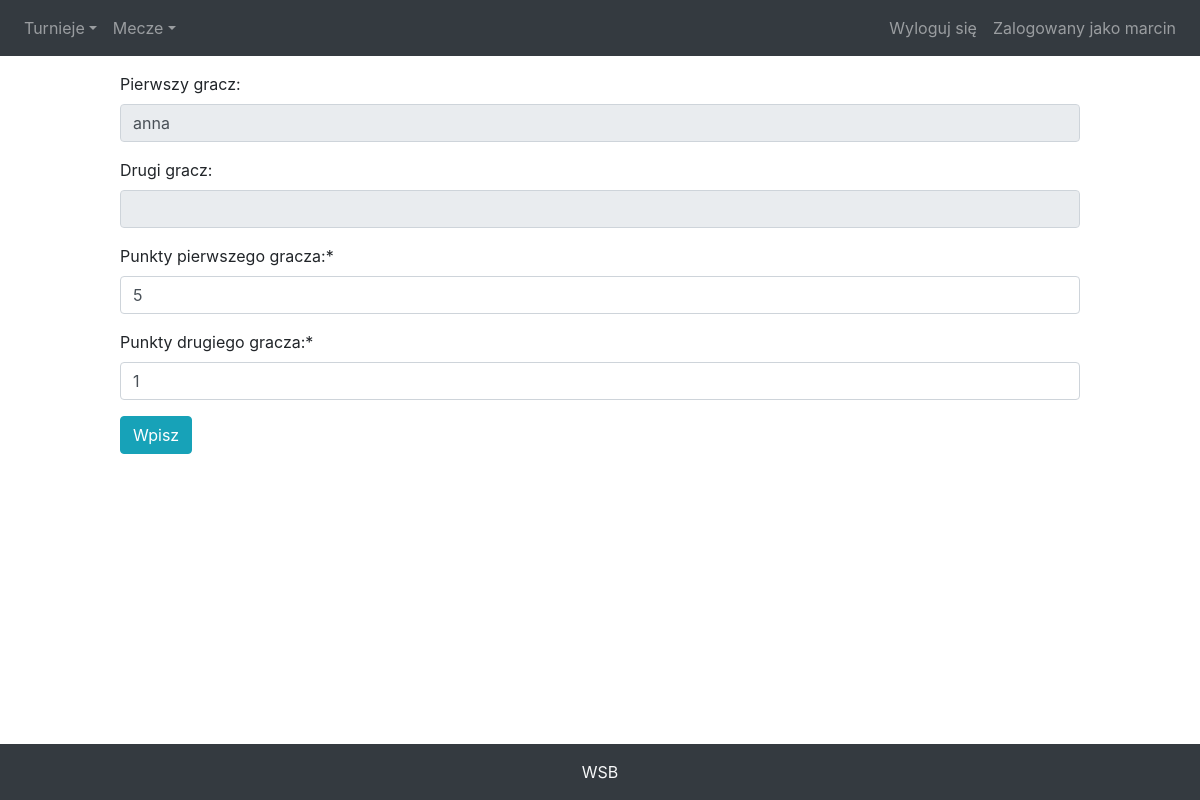
The page /turnieje/games/219/update (signed in) on the database its author committed.
### turnieje/models/games_model.py (models this page shows)
class Games(models.Model):
    id = models.AutoField(db_index=True, primary_key=True)
    tournament = models.ForeignKey(Tournaments, on_delete=models.CASCADE)
    round = models.IntegerField(null=True)
    first_player = models.CharField(max_length=50, null=True)
    first_player_score = models.IntegerField(null=True)
    second_player = models.CharField(max_length=50, null=True)
    second_player_score = models.IntegerField(null=True)
    nr = models.IntegerField(null=True)

### turnieje/views/games_view.py (the view, shortened to what this page needs)
# urls.py: path('games/<int:pk>/update', GamesUpdateView.as_view(), name="games_update"),
class GamesUpdateView(UpdateView):
    model = Games
    form_class = GamesUpdateForm
    success_url = reverse_lazy('games_show')

### turnieje/forms/games_update_form.py
class GamesUpdateForm(ModelForm):
    def __init__(self, *args, **kwargs):
        super(GamesUpdateForm, self).__init__(*args, **kwargs)
        self.fields['first_player'].required = False
        self.fields['second_player'].required = False
        self.fields['second_player'].disabled = True
        self.fields['first_player'].disabled = True
    class Meta:
        model = Games
        template = 'turnieje/games_update_form.html'
        fields = ['tournament', 'first_player', 'second_player', 'first_player_score', 'second_player_score', 'nr', 'round']
        labels = {
            'first_player': 'Pierwszy gracz:',
            'second_player': 'Drugi gracz:',
            'first_player_score': 'Punkty pierwszego gracza:',
            'second_player_score': 'Punkty drugiego gracza:'
        }
        widgets = {
            'tournament': forms.HiddenInput(),
            'nr': forms.HiddenInput(),
            'round': forms.HiddenInput()
        }

### turnieje/templates/turnieje/games_form.html (shortened to what this page needs)
{% extends 'turnieje/scheleton.html' %}
{% block content %}
{% load crispy_forms_tags %}
<form method="post">
    <p>
        {{ form|crispy }}
    </p>
    <button type="submit" class="btn btn-info">Wpisz</button>
</form>
{% endblock %}

### turnieje/templates/turnieje/header.html (shortened to what this page needs)
<nav class="navbar navbar-expand-sm bg-dark navbar-dark">
    <div class="collapse navbar-collapse" id="navbarSupportedContent">
        {% if user.is_authenticated %}
            <ul class="navbar-nav mr-auto">
                <li class="nav-item dropdown">
                    <a class="nav-link dropdown-toggle" href="#" id="navbardrop" data-toggle="dropdown">Turnieje</a>
                </li>
                <li class="nav-item dropdown">
                    <a class="nav-link dropdown-toggle" href="#" id="navbardrop" data-toggle="dropdown">Mecze</a>
                </li>
            </ul>
        {% endif %}
        <ul class="navbar-nav ml-auto">
            {% if not user.is_authenticated %}
            <li class="nav-item">
                <a class="nav-link" href="{%url 'login'%}">Zaloguj się</a>
            </li>
            <li class="nav-item">
                <a class="nav-link"  href="{%url 'register'%}">Zarejestruj się</a>
            </li>
            {% else %}
             <li class="nav-item">
                <a class="nav-link"  href="{%url 'logout'%}">Wyloguj się</a>
            </li>
            <li class="nav-item">
                <a class="nav-link">Zalogowany jako {{ user.get_username }}</a>
            </li>
            {% endif %}
        </ul>
    </div>
</nav>

### rows shown on the page
Games: first_player "anna", first_player_score "5", second_player_score "1"

### other values the page prints
{{ user.get_username }} "marcin"
